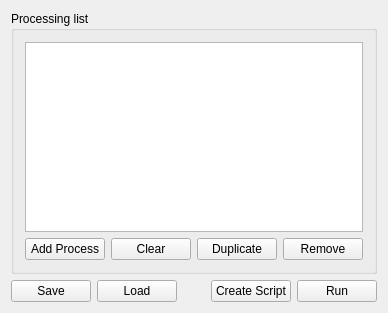
<?xml version="1.0" encoding="UTF-8"?>
<ui version="4.0">
 <class>AwBatchGUIUi</class>
 <widget class="QWidget" name="AwBatchGUIUi">
  <property name="geometry">
   <rect>
    <x>0</x>
    <y>0</y>
    <width>381</width>
    <height>313</height>
   </rect>
  </property>
  <property name="windowTitle">
   <string>Batch Operations</string>
  </property>
  <layout class="QVBoxLayout" name="verticalLayout_2">
   <item>
    <widget class="QGroupBox" name="groupBox">
     <property name="title">
      <string>Processing list</string>
     </property>
     <layout class="QVBoxLayout" name="verticalLayout">
      <item>
       <widget class="QTableView" name="tableView">
        <property name="editTriggers">
         <set>QAbstractItemView::NoEditTriggers</set>
        </property>
        <property name="cornerButtonEnabled">
         <bool>false</bool>
        </property>
        <attribute name="verticalHeaderHighlightSections">
         <bool>false</bool>
        </attribute>
       </widget>
      </item>
      <item>
       <layout class="QHBoxLayout" name="horizontalLayout_3">
        <item>
         <widget class="QPushButton" name="buttonAddProcess">
          <property name="sizePolicy">
           <sizepolicy hsizetype="Preferred" vsizetype="Fixed">
            <horstretch>0</horstretch>
            <verstretch>0</verstretch>
           </sizepolicy>
          </property>
          <property name="toolTip">
           <string>Click to select a plugin to batch</string>
          </property>
          <property name="text">
           <string>Add Process</string>
          </property>
         </widget>
        </item>
        <item>
         <widget class="QPushButton" name="buttonClear">
          <property name="toolTip">
           <string>Remove all operations</string>
          </property>
          <property name="text">
           <string>Clear</string>
          </property>
         </widget>
        </item>
        <item>
         <spacer name="horizontalSpacer_3">
          <property name="orientation">
           <enum>Qt::Horizontal</enum>
          </property>
          <property name="sizeHint" stdset="0">
           <size>
            <width>40</width>
            <height>20</height>
           </size>
          </property>
         </spacer>
        </item>
        <item>
         <widget class="QPushButton" name="buttonDuplicate">
          <property name="sizePolicy">
           <sizepolicy hsizetype="Preferred" vsizetype="Fixed">
            <horstretch>0</horstretch>
            <verstretch>0</verstretch>
           </sizepolicy>
          </property>
          <property name="toolTip">
           <string>Duplicates the selected operations</string>
          </property>
          <property name="text">
           <string>Duplicate</string>
          </property>
         </widget>
        </item>
        <item>
         <widget class="QPushButton" name="buttonRemove">
          <property name="sizePolicy">
           <sizepolicy hsizetype="Preferred" vsizetype="Fixed">
            <horstretch>0</horstretch>
            <verstretch>0</verstretch>
           </sizepolicy>
          </property>
          <property name="toolTip">
           <string>Remove the selected operations</string>
          </property>
          <property name="text">
           <string>Remove</string>
          </property>
         </widget>
        </item>
       </layout>
      </item>
     </layout>
    </widget>
   </item>
   <item>
    <layout class="QHBoxLayout" name="horizontalLayout_2">
     <item>
      <widget class="QPushButton" name="buttonSave">
       <property name="sizePolicy">
        <sizepolicy hsizetype="Preferred" vsizetype="Fixed">
         <horstretch>0</horstretch>
         <verstretch>0</verstretch>
        </sizepolicy>
       </property>
       <property name="text">
        <string>Save</string>
       </property>
      </widget>
     </item>
     <item>
      <widget class="QPushButton" name="buttonLoad">
       <property name="sizePolicy">
        <sizepolicy hsizetype="Preferred" vsizetype="Fixed">
         <horstretch>0</horstretch>
         <verstretch>0</verstretch>
        </sizepolicy>
       </property>
       <property name="text">
        <string>Load</string>
       </property>
      </widget>
     </item>
     <item>
      <spacer name="horizontalSpacer_2">
       <property name="orientation">
        <enum>Qt::Horizontal</enum>
       </property>
       <property name="sizeHint" stdset="0">
        <size>
         <width>40</width>
         <height>20</height>
        </size>
       </property>
      </spacer>
     </item>
     <item>
      <widget class="QPushButton" name="buttonCreateScript">
       <property name="sizePolicy">
        <sizepolicy hsizetype="Preferred" vsizetype="Fixed">
         <horstretch>0</horstretch>
         <verstretch>0</verstretch>
        </sizepolicy>
       </property>
       <property name="toolTip">
        <string>Generates a batch script for all the operations</string>
       </property>
       <property name="text">
        <string>Create Script</string>
       </property>
      </widget>
     </item>
     <item>
      <widget class="QPushButton" name="buttonRun">
       <property name="sizePolicy">
        <sizepolicy hsizetype="Preferred" vsizetype="Fixed">
         <horstretch>0</horstretch>
         <verstretch>0</verstretch>
        </sizepolicy>
       </property>
       <property name="text">
        <string>Run</string>
       </property>
      </widget>
     </item>
    </layout>
   </item>
  </layout>
 </widget>
 <layoutdefault spacing="6" margin="11"/>
 <resources/>
 <connections/>
</ui>
